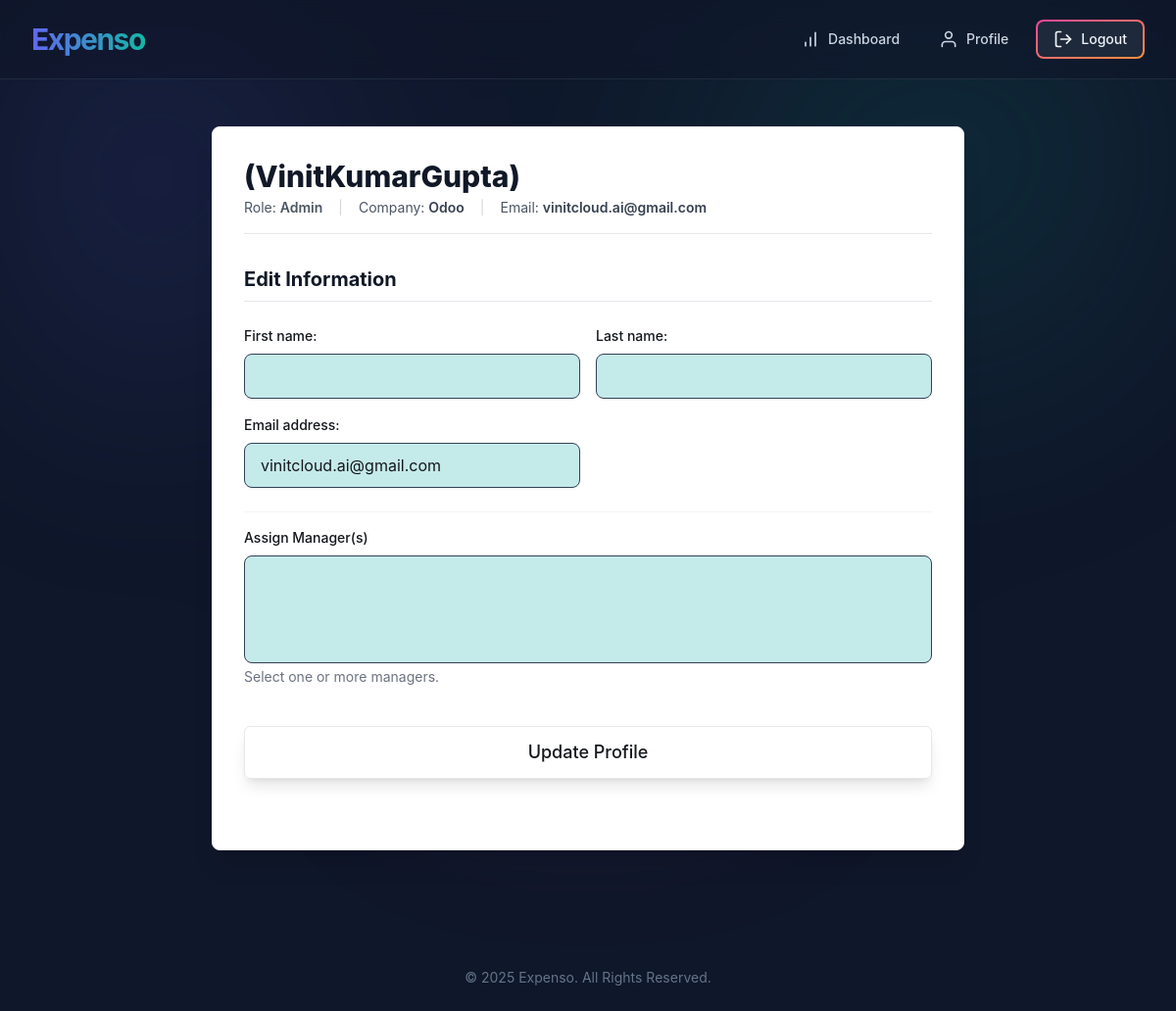
The app's page /accounts/profile/5/ (signed in), older data.
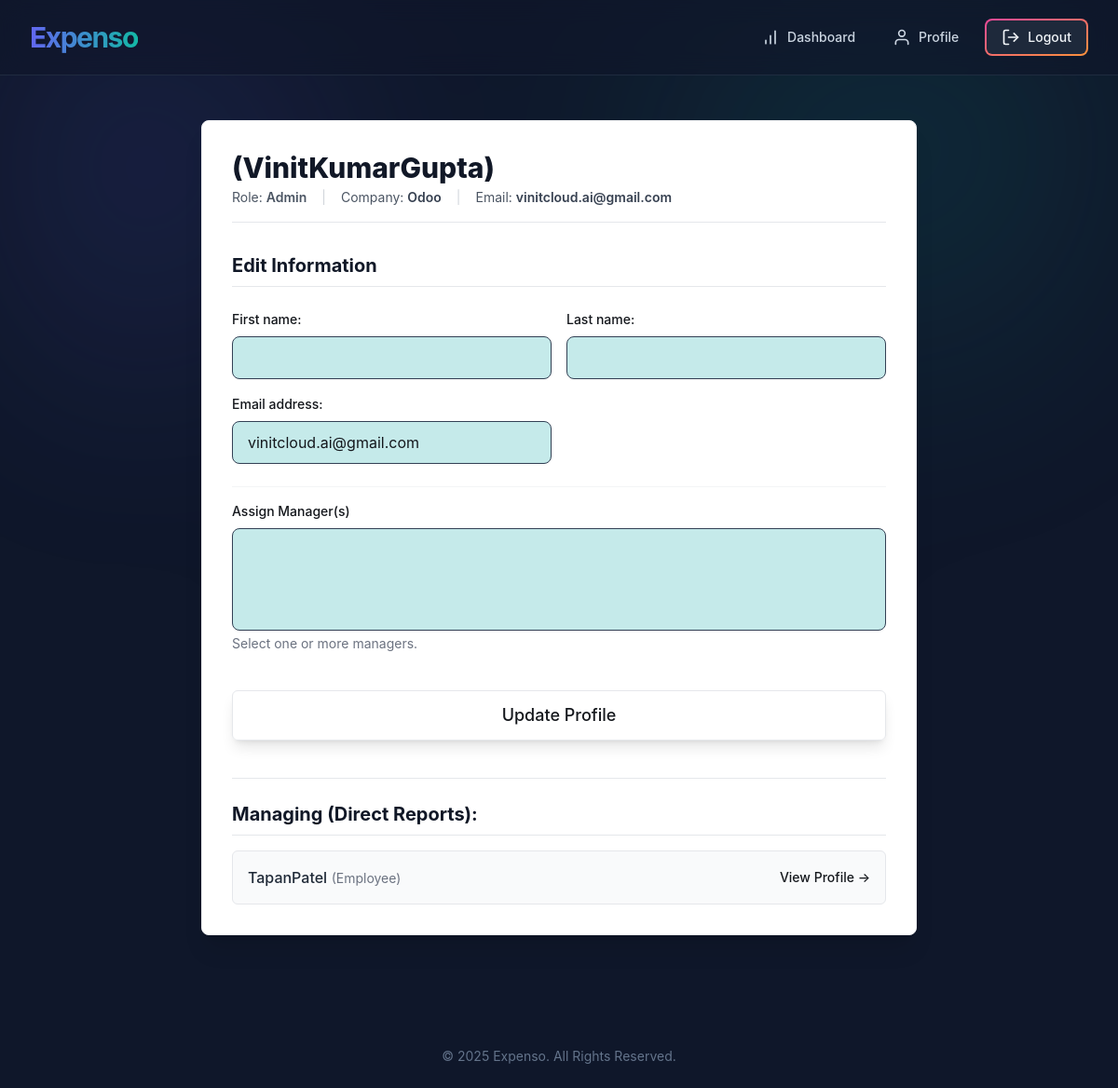
The same page, newer data.
### accounts/models.py (models this page shows, shortened)
class CustomUser(AbstractUser):
    class Role(models.TextChoices):
        ADMIN = 'ADMIN', 'Admin'
        MANAGER = 'MANAGER', 'Manager'
        EMPLOYEE = 'EMPLOYEE', 'Employee'
    base_role = Role.ADMIN
    role = models.CharField(max_length=50, choices=Role.choices, default=base_role)
    company = models.ForeignKey(Company, on_delete=models.CASCADE, null=True, blank=True)
    managers = models.ManyToManyField(
        'self',
        symmetrical=False,
        related_name='subordinates',
        blank=True
    )
    class Meta:
        constraints = [
            models.UniqueConstraint(
                fields=['company'],
                condition=Q(role='ADMIN'),
                name='one_admin_per_company'
            )
        ]

class Company(models.Model):
    name = models.CharField(max_length=100, unique=True)
    default_currency = models.CharField(max_length=3, default='USD')
    created_at = models.DateTimeField(auto_now_add=True)

### accounts/views.py (the view, shortened to what this page needs)
# urls.py: path('profile/<int:pk>/', views.ProfileView.as_view(), name='profile'),
class ProfileView(LoginRequiredMixin, UserPassesTestMixin, UpdateView):
    model = CustomUser
    form_class = ProfileUpdateForm
    template_name = 'accounts/profile.html'
    def test_func(self):
        profile_user = self.get_object()
        request_user = self.request.user
        if request_user == profile_user:
            return True
        if request_user.company == profile_user.company and \
                (request_user.role in [CustomUser.Role.ADMIN, CustomUser.Role.MANAGER]):
            return True
        return False
    def get_form_kwargs(self):
        kwargs = super().get_form_kwargs()
        kwargs['request_user'] = self.request.user
        return kwargs

### accounts/forms.py
class ProfileUpdateForm(forms.ModelForm):
    class Meta:
        model = CustomUser
        fields = ['first_name', 'last_name', 'email', 'managers']
        widgets = {
            'first_name': forms.TextInput(attrs=text_input_styles),
            'last_name': forms.TextInput(attrs=text_input_styles),
            'email': forms.EmailInput(attrs=text_input_styles),
            'managers': forms.SelectMultiple(attrs=text_input_styles),
        }
    def __init__(self, *args, **kwargs):
        self.request_user = kwargs.pop('request_user', None)
        super(ProfileUpdateForm, self).__init__(*args, **kwargs)
        user_company = self.instance.company
        if self.request_user and user_company and \
           (self.request_user.role in [CustomUser.Role.ADMIN, CustomUser.Role.MANAGER]):
            self.fields['managers'].queryset = CustomUser.objects.filter(
                company=user_company,
                role__in=[CustomUser.Role.ADMIN, CustomUser.Role.MANAGER]
            ).exclude(pk=self.instance.pk)
            self.fields['managers'].help_text = 'Select one or more managers.'
        else:
            del self.fields['managers']

### accounts/templates/accounts/profile.html (shortened to what this page needs)
{% extends 'accounts/base.html' %}
{% block content %}
<div class="bg-white p-8 rounded-lg shadow-xl w-full max-w-3xl mx-auto border border-gray-100">
    <div class="mb-8 border-b pb-4">
        <h2 class="text-3xl font-extrabold text-gray-900 mb-1">{{ object.first_name }} {{ object.last_name }} ({{ object.username }})</h2>
        <div class="flex flex-wrap items-center space-x-4 text-sm text-gray-600">
            <p>Role: <span class="font-semibold text-odoo-primary">{{ object.get_role_display }}</span></p>
            <span class="text-gray-300">|</span>
            <p>Company: <span class="font-semibold text-gray-700">{{ object.company.name }}</span></p>
            <span class="text-gray-300">|</span>
            <p>Email: <span class="font-semibold text-gray-700">{{ object.email }}</span></p>
        </div>
    </div>
    <div class="mb-10">
        <h3 class="text-xl font-bold text-gray-900 mb-4 border-b pb-2">Edit Information</h3>
        <form method="post" class="space-y-6 form-fields">
            <div class="grid grid-cols-1 md:grid-cols-2 gap-4">
                {% for field in form %}
                    {% if field.name != 'managers' %}
                        <div>
                            {{ field.label_tag }}
                            {{ field }}
                        </div>
                    {% endif %}
                {% endfor %}
            </div>
            {% if form.managers %}
            <div class="pt-4 border-t border-gray-100">
                <label for="{{ form.managers.id_for_label }}" class="block text-sm font-medium text-gray-700">Assign Manager(s)</label>
                {{ form.managers }}
                <p class="mt-1 text-sm text-gray-500">{{ form.managers.help_text }}</p>
            </div>
            {% endif %}
            <div class="pt-4">
                <button type="submit" class="w-full flex justify-center py-3 px-4 border rounded-md shadow-lg text-lg font-medium text-dark bg-odoo-primary hover:bg-odoo-darker focus:outline-none focus:ring-2 focus:ring-offset-2 focus:ring-odoo-primary transition duration-150 ease-in-out">
                    Update Profile
                </button>
            </div>
        </form>
    </div>
    {% if object.subordinates.all %}
    <div class="mt-10 border-t border-gray-200 pt-6">
        <h3 class="text-xl font-bold text-gray-900 mb-4 border-b pb-2">Managing (Direct Reports):</h3>
        <ul class="space-y-3">
            {% for subordinate in object.subordinates.all %}
                <li class="bg-gray-50 p-4 rounded-md flex justify-between items-center border border-gray-200 hover:bg-gray-100 transition duration-150">
                    <span>
                        <span class="font-medium text-gray-800">{{ subordinate.username }}</span>
                        <span class="text-sm text-gray-500">({{ subordinate.get_role_display }})</span>
                    </span>
                    <a href="{% url 'profile' subordinate.pk %}" class="text-sm font-medium text-odoo-primary hover:text-odoo-darker">View Profile &rarr;</a>
                </li>
            {% endfor %}
        </ul>
    </div>
    {% endif %}
</div>
{% endblock %}

Row changes from the older to the newer data that the page shows:
now on this page (row edited): CustomUser: username "TapanPatel", role "Employee"
Text that changed along with them:
text now shown: "Managing (Direct Reports):"
